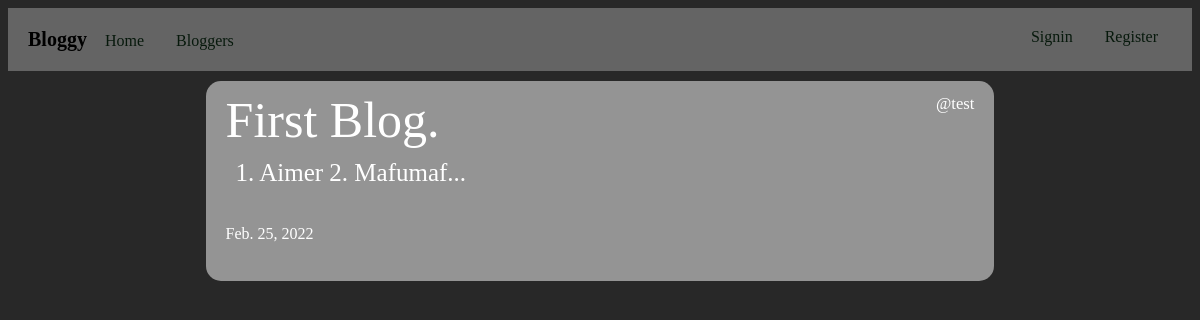
Before: /home/ with the older database file.
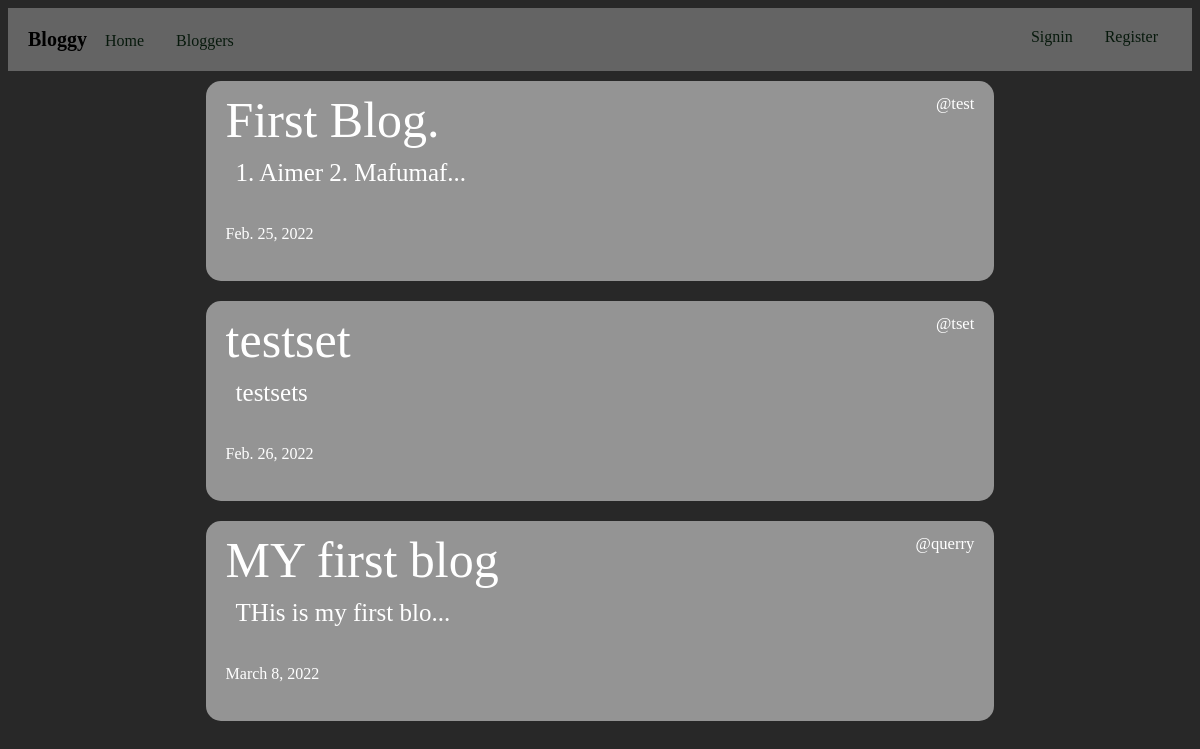
After: the same page with the newer database file.
### we_blog/models.py (models this page shows, shortened)
class OurBlog(models.Model):
    writer = models.ForeignKey(User, on_delete=models.CASCADE)
    heading = models.CharField(max_length=30, null=False)
    content = models.CharField(max_length=6000, null=False)
    created_date = models.DateField(auto_now_add=True)
    modified_date = models.DateField(auto_now=True)

### we_blog/views.py (the view)
# urls.py: path('', include('we_blog.urls')),
def we_blog(request):
    our_blogs = OurBlog.objects.all()
    if request.method == 'GET':
        try:
            b_logs = random.sample(list(our_blogs), 10)
        except Exception:
            b_logs = our_blogs
        return render(request, 'general/home.html', {'blogs': b_logs})

### we_blog/templates/general/home.html (shortened to what this page needs)
{% extends 'core/core.html' %}
{% load static %}
{% block body %}
        {% if not blogs %}
        <div class="jumbotron">
            <h1>There are currently no blogs.</h1>
        </div>
        {% else %}
            {% for blog in blogs %}
                <div class="jumbotron">
                    <div class="blog">
                        <div class="writer"><small>@{{blog.writer}}</small></div>
                        <a class="show_blog" href="{% url 'show_blog' b_id=blog.id %}">
                            <div class="heading">{{blog.heading}}</div>
                        </a>
                        <div class="content">
                            {% if blog.content|length > 20 %}
                                {{ blog.content|slice:":20" }}...
                            {% else %}
                                {{blog.content}}
                            {% endif %}<br><br>
                        </div>
                        <div class="created_date">
                            {{blog.created_date}}
                        </div>
                        <br>
                    </div>
                </div>
            {% endfor %}
        {% endif %}
{% endblock body %}

### we_blog/templates/core/core.html (shortened to what this page needs)
<!DOCTYPE html>
{% load static %}
<html lang="en">
<head>
    <link rel="stylesheet" href="{% static 'css/style.css' %}">
</head>
<body>
    <div class="navbar">
        <big>Bloggy</big>
        <a href="{% url 'home' %}">Home</a>
        <a href="{% url 'bloggers' %}">Bloggers</a>
        <section style="float:right">
            {% if user.is_authenticated %}
                <a href="{% url 'profile' %}">Profile: {{user.username}}</a>|<a href="{% url 'signout' %}">Logout</a>
            {% else %}
            <a href="{% url 'signin' %}">Signin</a>
            <a href="{% url 'register' %}">Register</a>
            {% endif %}
        </section>
    </div>
    <div class="container">
        {% block body %}
        {% endblock body %}
    </div>
</body>
</html>

### static/css/style.css (style rules this page uses)
body { background-color: rgb(40,40,40); }
.container { width: 70%; margin: 0px auto 0px; color: white; }
.jumbotron { background-color: rgba(255,255,255, 0.5); margin: 10px 20px 20px; padding: 10px 20px 20px; border-radius: 15px; font-family: 'Times New Roman', Times, serif; }
a { text-decoration: none; margin: 5px; padding: 9px; color: rgb(7,25,12); border-radius: 9px; }
.navbar { padding: 20px; background-color: rgb(100,100,100); position: sticky; top:0px; }
.heading { font-size: 50px; }
.writer { font-size: 20px; float: right; }
.content { text-align: justify; font-size: 25px; padding: 10px; }
big { font-size: 20px; color: black; font-weight: bolder; }
.show_blog { margin: 0px; padding: 0px; color: white; }

Changed rows visible on the page:
added OurBlog: writer "tset", heading "testset", content "testsets", created_date "Feb. 26, 2022"
added OurBlog: writer "querry", heading "MY first blog", content "THis is my first blo", created_date "March 8, 2022"
